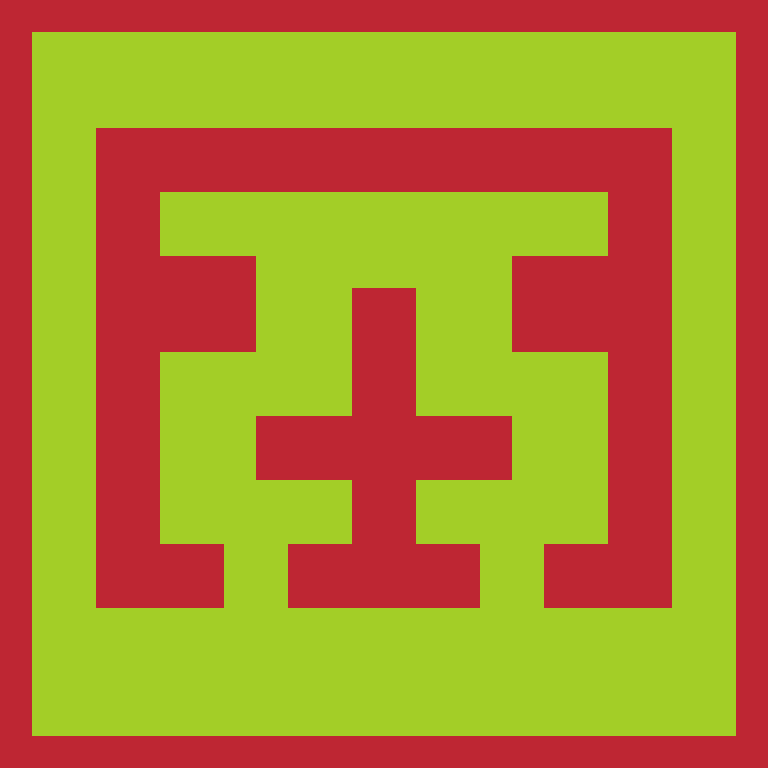

This game map was drawn from its Tiled (.tmx) file and the tilesets committed beside it. A one-line description and the full map source follow:
An orthogonal 24x24 tile map with 32x32 px tiles, 2 tile layers (base, collision).

<map version="1.2" tiledversion="1.2.0" orientation="orthogonal" renderorder="right-down" width="24" height="24" tilewidth="32" tileheight="32" infinite="0" nextlayerid="3" nextobjectid="1">
 <tileset firstgid="1" name="debug" tilewidth="32" tileheight="32" tilecount="2" columns="2">
  <image source="../Tilesets/debug.png" width="64" height="32" />
  <tile id="1" type="solid" />
 </tileset>
 <layer id="1" name="base" width="24" height="24">
  <data encoding="csv">
0,0,0,0,0,0,0,0,0,0,0,0,0,0,0,0,0,0,0,0,0,0,0,0,
0,1,1,1,1,1,1,1,1,1,1,1,1,1,1,1,1,1,1,1,1,1,1,0,
0,1,1,1,1,1,1,1,1,1,1,1,1,1,1,1,1,1,1,1,1,1,1,0,
0,1,1,1,1,1,1,1,1,1,1,1,1,1,1,1,1,1,1,1,1,1,1,0,
0,1,1,0,0,0,0,0,0,0,0,0,0,0,0,0,0,0,0,0,0,1,1,0,
0,1,1,0,0,0,0,0,0,0,0,0,0,0,0,0,0,0,0,0,0,1,1,0,
0,1,1,0,0,1,1,1,1,1,1,1,1,1,1,1,1,1,1,0,0,1,1,0,
0,1,1,0,0,1,1,1,1,1,1,1,1,1,1,1,1,1,1,0,0,1,1,0,
0,1,1,0,0,0,0,0,1,1,1,1,1,1,1,1,0,0,0,0,0,1,1,0,
0,1,1,0,0,0,0,0,1,1,1,0,0,1,1,1,0,0,0,0,0,1,1,0,
0,1,1,0,0,0,0,0,1,1,1,0,0,1,1,1,0,0,0,0,0,1,1,0,
0,1,1,0,0,1,1,1,1,1,1,0,0,1,1,1,1,1,1,0,0,1,1,0,
0,1,1,0,0,1,1,1,1,1,1,0,0,1,1,1,1,1,1,0,0,1,1,0,
0,1,1,0,0,1,1,1,0,0,0,0,0,0,0,0,1,1,1,0,0,1,1,0,
0,1,1,0,0,1,1,1,0,0,0,0,0,0,0,0,1,1,1,0,0,1,1,0,
0,1,1,0,0,1,1,1,1,1,1,0,0,1,1,1,1,1,1,0,0,1,1,0,
0,1,1,0,0,1,1,1,1,1,1,0,0,1,1,1,1,1,1,0,0,1,1,0,
0,1,1,0,0,0,0,1,1,0,0,0,0,0,0,1,1,0,0,0,0,1,1,0,
0,1,1,0,0,0,0,1,1,0,0,0,0,0,0,1,1,0,0,0,0,1,1,0,
0,1,1,1,1,1,1,1,1,1,1,1,1,1,1,1,1,1,1,1,1,1,1,0,
0,1,1,1,1,1,1,1,1,1,1,1,1,1,1,1,1,1,1,1,1,1,1,0,
0,1,1,1,1,1,1,1,1,1,1,1,1,1,1,1,1,1,1,1,1,1,1,0,
0,1,1,1,1,1,1,1,1,1,1,1,1,1,1,1,1,1,1,1,1,1,1,0,
0,0,0,0,0,0,0,0,0,0,0,0,0,0,0,0,0,0,0,0,0,0,0,0
</data>
 </layer>
 <layer id="2" name="collision" width="24" height="24">
  <data encoding="csv">
2,2,2,2,2,2,2,2,2,2,2,2,2,2,2,2,2,2,2,2,2,2,2,2,
2,0,0,0,0,0,0,0,0,0,0,0,0,0,0,0,0,0,0,0,0,0,0,2,
2,0,0,0,0,0,0,0,0,0,0,0,0,0,0,0,0,0,0,0,0,0,0,2,
2,0,0,0,0,0,0,0,0,0,0,0,0,0,0,0,0,0,0,0,0,0,0,2,
2,0,0,2,2,2,2,2,2,2,2,2,2,2,2,2,2,2,2,2,2,0,0,2,
2,0,0,2,2,2,2,2,2,2,2,2,2,2,2,2,2,2,2,2,2,0,0,2,
2,0,0,2,2,0,0,0,0,0,0,0,0,0,0,0,0,0,0,2,2,0,0,2,
2,0,0,2,2,0,0,0,0,0,0,0,0,0,0,0,0,0,0,2,2,0,0,2,
2,0,0,2,2,2,2,2,0,0,0,0,0,0,0,0,2,2,2,2,2,0,0,2,
2,0,0,2,2,2,2,2,0,0,0,2,2,0,0,0,2,2,2,2,2,0,0,2,
2,0,0,2,2,2,2,2,0,0,0,2,2,0,0,0,2,2,2,2,2,0,0,2,
2,0,0,2,2,0,0,0,0,0,0,2,2,0,0,0,0,0,0,2,2,0,0,2,
2,0,0,2,2,0,0,0,0,0,0,2,2,0,0,0,0,0,0,2,2,0,0,2,
2,0,0,2,2,0,0,0,2,2,2,2,2,2,2,2,0,0,0,2,2,0,0,2,
2,0,0,2,2,0,0,0,2,2,2,2,2,2,2,2,0,0,0,2,2,0,0,2,
2,0,0,2,2,0,0,0,0,0,0,2,2,0,0,0,0,0,0,2,2,0,0,2,
2,0,0,2,2,0,0,0,0,0,0,2,2,0,0,0,0,0,0,2,2,0,0,2,
2,0,0,2,2,2,2,0,0,2,2,2,2,2,2,0,0,2,2,2,2,0,0,2,
2,0,0,2,2,2,2,0,0,2,2,2,2,2,2,0,0,2,2,2,2,0,0,2,
2,0,0,0,0,0,0,0,0,0,0,0,0,0,0,0,0,0,0,0,0,0,0,2,
2,0,0,0,0,0,0,0,0,0,0,0,0,0,0,0,0,0,0,0,0,0,0,2,
2,0,0,0,0,0,0,0,0,0,0,0,0,0,0,0,0,0,0,0,0,0,0,2,
2,0,0,0,0,0,0,0,0,0,0,0,0,0,0,0,0,0,0,0,0,0,0,2,
2,2,2,2,2,2,2,2,2,2,2,2,2,2,2,2,2,2,2,2,2,2,2,2
</data>
 </layer>
</map>